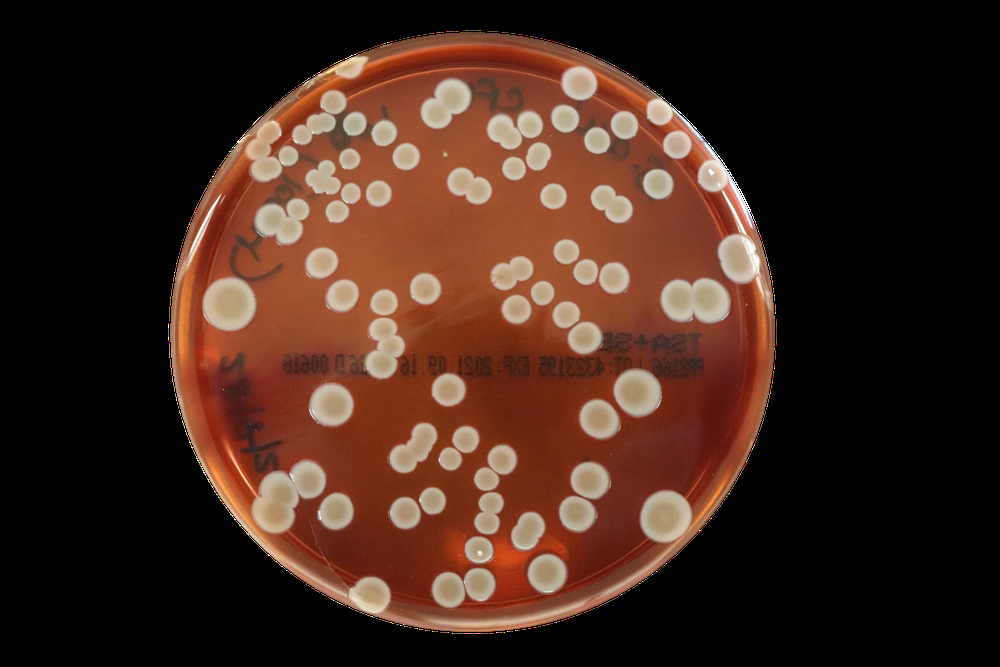
#> input picture sample1.png, 1000 x 667 px, shrunk from 2048 x 1365 before the run
$ python main.py sample1.png
#> lines starting #> are read from the running program, lines starting #| are printed output that depends on the picture; after the words box and inside, x2 and y2 are one past the last pixel; in counts of white or black regions, pixels touching at a corner belong together
import sys
import cv2
import numpy as np
from _datetime import datetime
from pprint import pprint as pp


def main(argv):
    filename = argv[0] if argv else 'sample1.png'

    # Create window
    window_name = 'MicroCV'
    cv2.namedWindow(window_name)

    default_min_dist = 10
    default_edge_threshold = 120
    default_centre_threshold = 20
    default_min_radius = 5
    default_max_radius = 40

    cv2.createTrackbar("min_dist", window_name, default_min_dist, 50, lambda x: x)
    cv2.createTrackbar("edge_threshold", window_name, default_edge_threshold, 150, lambda x: x)
    cv2.createTrackbar("centre_threshold", window_name, default_centre_threshold, 150, lambda x: x)
    cv2.createTrackbar("min_radius", window_name, default_min_radius, 40, lambda x: x)
    cv2.createTrackbar("max_radius", window_name, default_max_radius, 100, lambda x: x)

    while True:
        min_dist = cv2.getTrackbarPos("min_dist", window_name)
        edge_threshold = cv2.getTrackbarPos("edge_threshold", window_name)
        centre_threshold = cv2.getTrackbarPos("centre_threshold", window_name)
        min_radius = cv2.getTrackbarPos("min_radius", window_name)
        max_radius = cv2.getTrackbarPos("max_radius", window_name)

        src = generate_image(filename, min_dist, edge_threshold, centre_threshold, min_radius, max_radius)

        cv2.imshow(window_name, src)
        key = cv2.waitKey(1) & 0xFF

        # press 'q' to quit the window
        if key == ord('q'):
            break
        saved_image_path = "saved_images/"
        if key == ord('s'):
            cv2.imwrite("{0}image saved {1}.png".format(saved_image_path, datetime.now()), src)

    cv2.destroyAllWindows()
    return 0


def generate_image(filename, min_dist, edge_threshold, centre_threshold, min_radius, max_radius):
#> called with filename = 'sample1.png', min_dist = 10, edge_threshold = 120, centre_threshold = 20, min_radius = 5, max_radius = 40
    src = cv2.imread(cv2.samples.findFile(filename), cv2.IMREAD_COLOR)
#> src is the input picture: shape (667, 1000, 3); mean B, G, R 27.6, 38, 63.9
    gray = cv2.cvtColor(src, cv2.COLOR_BGR2GRAY)
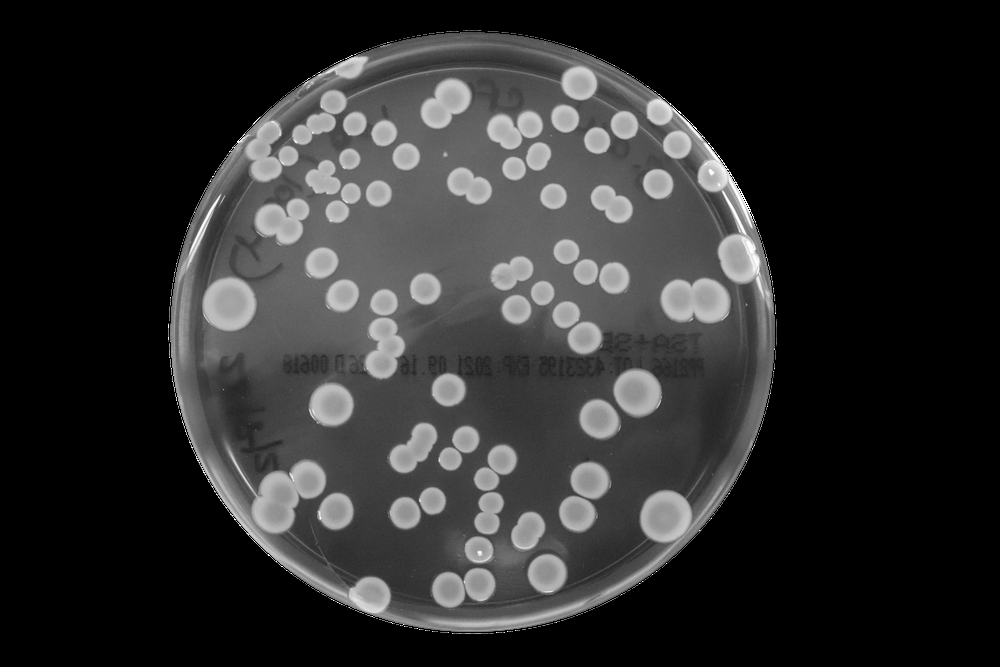
#> gray: shape (667, 1000); min 0, max 255, mean 44.6
    gray = cv2.medianBlur(gray, 5)  # TODO: make interactive
    circles = cv2.HoughCircles(gray, cv2.HOUGH_GRADIENT, 1, min_dist,
                              param1=edge_threshold, param2=centre_threshold,
                              minRadius=min_radius, maxRadius=max_radius)
#> circles = 84 rows, first 8: [228.5, 303.5, 27.4], [665.5, 515.5, 25.7], [637.5, 392.5, 24.1], [546.5, 573.5, 19], [405.5, 512.5, 15.8], [589.5, 480.5, 18.5], [501.5, 459.5, 14.5], [657.5, 183.5, 14.4]
    if circles is not None:
        circles = np.uint16(np.around(circles))
#> circles = 84 rows, first 8: [228, 304, 27], [666, 516, 26], [638, 392, 24], [546, 574, 19], [406, 512, 16], [590, 480, 18], [502, 460, 14], [658, 184, 14]
        for i in circles[0, :]:
            center = (i[0], i[1])  # circle center
            cv2.circle(src, center, 1, (0, 100, 100), 3)
            radius = i[2]  # circle outline
            cv2.circle(src, center, radius, (255, 0, 255), 3)
#> this loop made 84 passes
#> (center, radius) on passes 1 to 12: ((228, 304), 27), ((666, 516), 26), ((638, 392), 24), ((546, 574), 19), ((406, 512), 16), ((590, 480), 18), ((502, 460), 14), ((658, 184), 14), ((624, 124), 14), ((332, 404), 22), ((576, 512), 18), ((466, 438), 13)
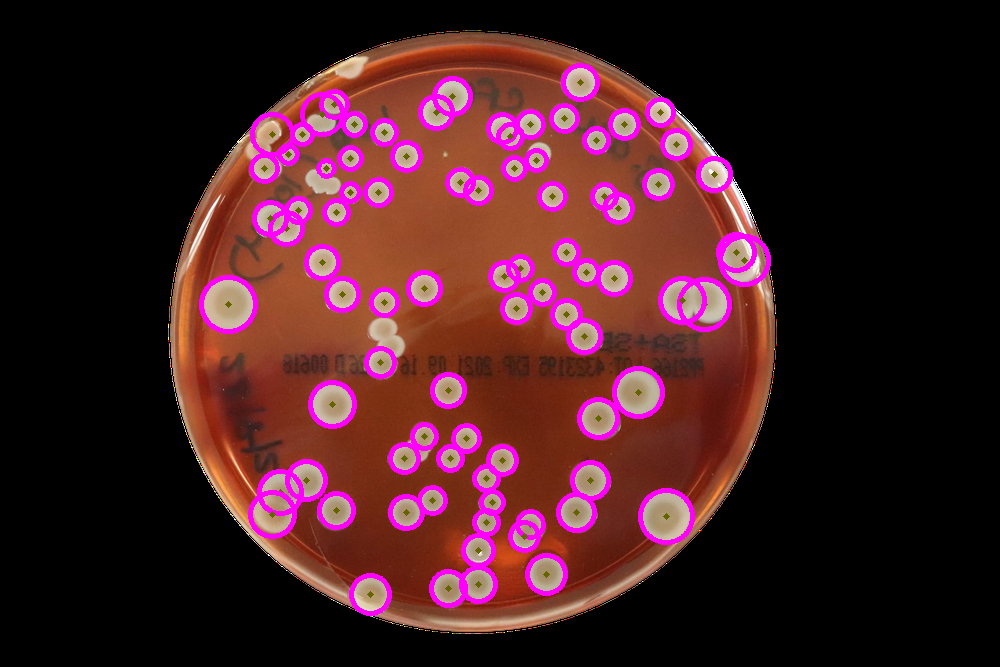
#> src: shape (667, 1000, 3); 5.96% of pixels changed, all inside (x1, y1, x2, y2) = (199, 63, 771, 616)

    text_loc = (100, 100)
    inverted_color = (int(255 - src[text_loc][0]), int(255 - src[text_loc][1]), int(255 - src[text_loc][2]))
#> inverted_color = (255, 255, 255)
    cv2.putText(src, "{} circles".format(circles.shape[1]), text_loc, cv2.FONT_HERSHEY_SIMPLEX, 1.5, inverted_color)
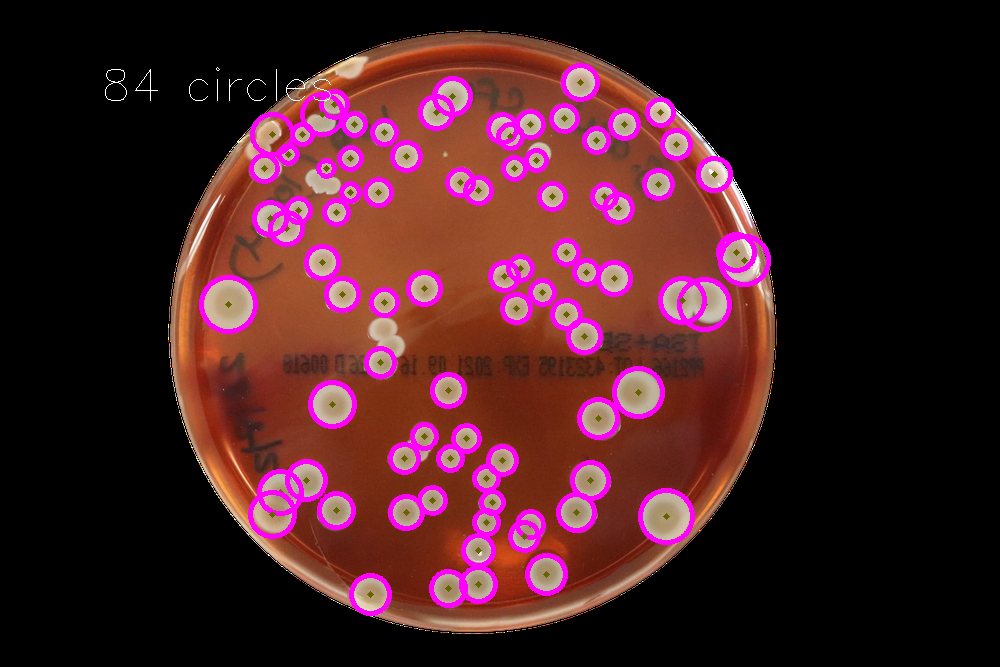
#> src: shape (667, 1000, 3); 0.07% of pixels changed, all inside (x1, y1, x2, y2) = (105, 67, 331, 101)

    return src


if __name__ == "__main__":
    main(sys.argv[1:])
#> (key q is pressed here)

$ run again, with sample2.png copied over sample1.png
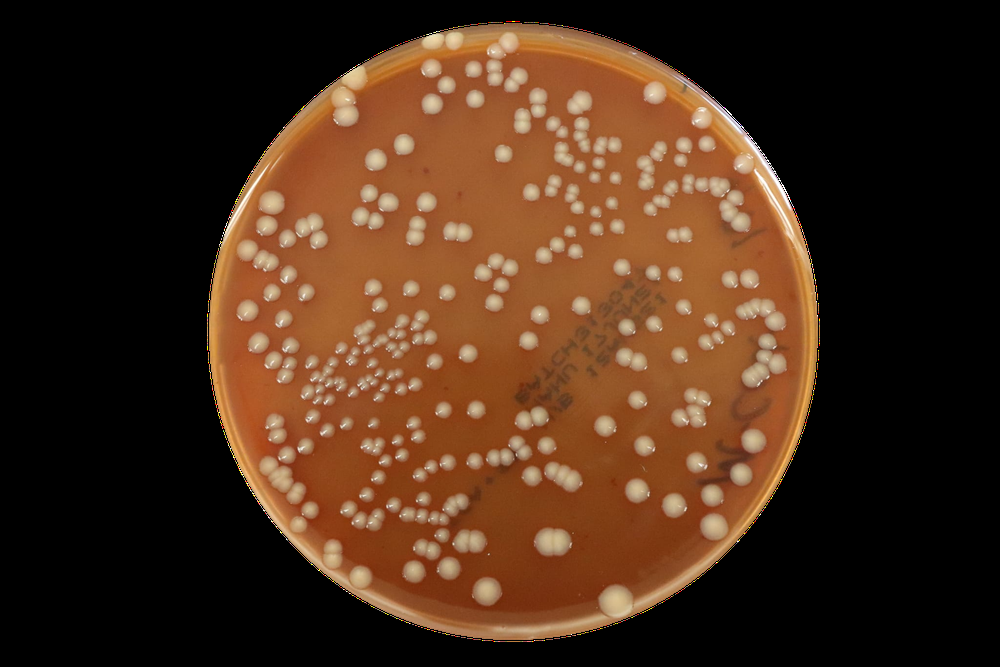
#> input picture sample2.png, 1000 x 667 px, shrunk from 2048 x 1365 before the run
#> in generate_image, src is the input picture: shape (667, 1000, 3); mean B, G, R 25.6, 44.1, 71.1
#> in generate_image, `circles = cv2.HoughCircles(gray, cv2.HOUGH_GRADIENT, 1, min_dist, para..`: circles = 183 rows, first 8: [486.5, 590.5, 14.3], [604.5, 425.5, 10.3], [753.5, 440.5, 11.8], [749.5, 201.5, 31.5], [524.5, 420.5, 9.6], [617.5, 599.5, 17.2], [443.5, 409.5, 7.4], [683.5, 306.5, 7.4]
#> in generate_image, `circles = np.uint16(np.around(circles))`: circles = 183 rows, first 8: [486, 590, 14], [604, 426, 10], [754, 440, 12], [750, 202, 32], [524, 420, 10], [618, 600, 17], [444, 410, 7], [684, 306, 7]
#> the loop in generate_image, `for i in circles[0, :]:` made 183 passes
#> after the loop in generate_image, `for i in circles[0, :]:`:
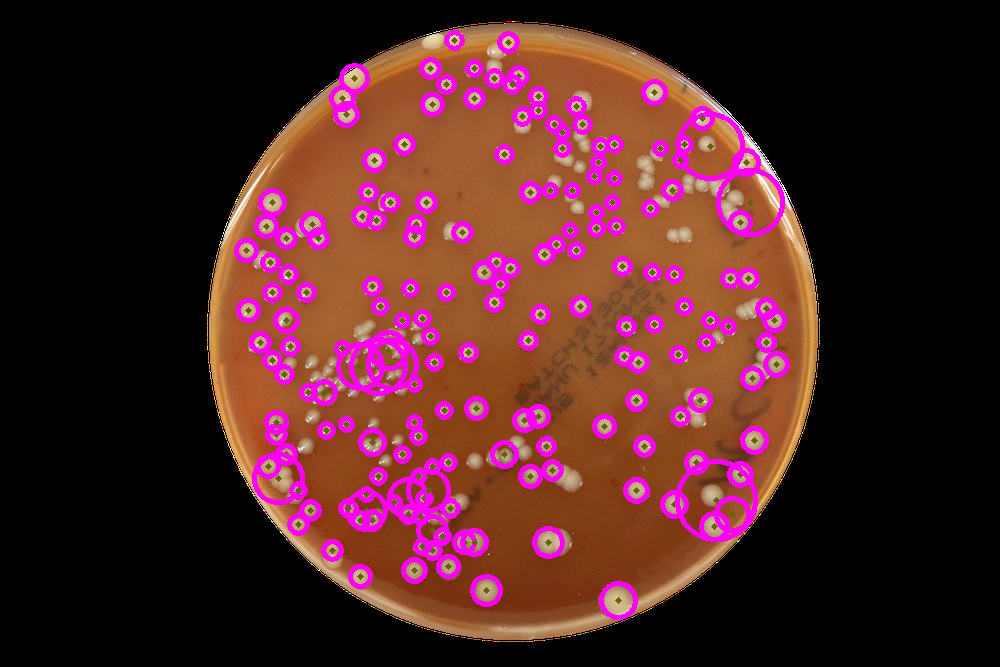
#> src: shape (667, 1000, 3); 8.06% of pixels changed, all inside (x1, y1, x2, y2) = (234, 30, 790, 620)
#> inverted_color = (255, 255, 255)
#> in generate_image, `cv2.putText(src, "{} circles".format(circles.shape[1]), text_loc, cv2...`:
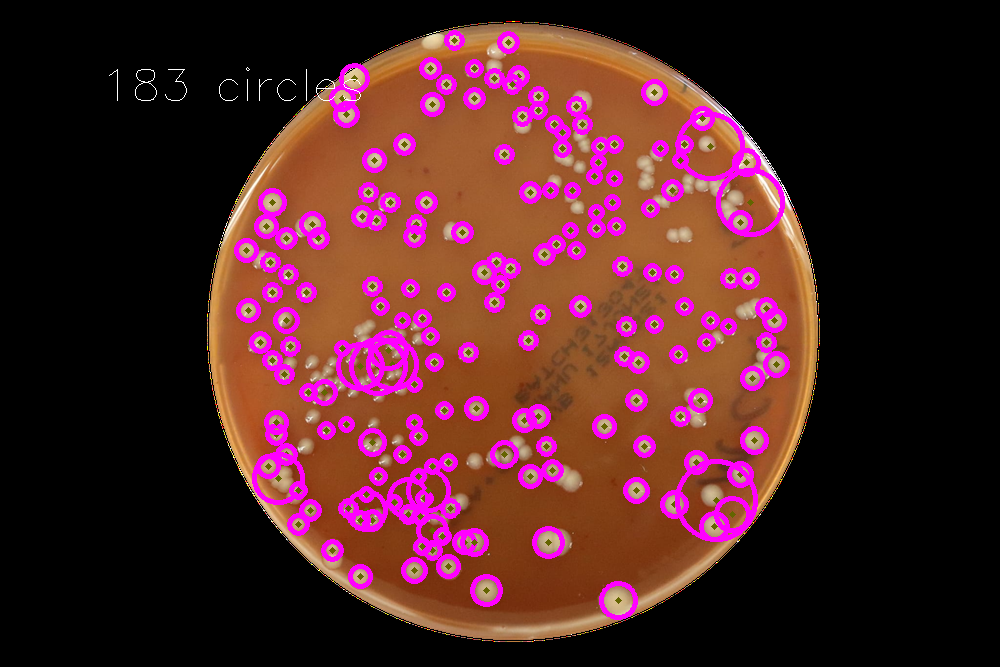
#> src: shape (667, 1000, 3); 0.08% of pixels changed, all inside (x1, y1, x2, y2) = (109, 67, 361, 101)

$ run again, with example1.jpg saved as sample1.png
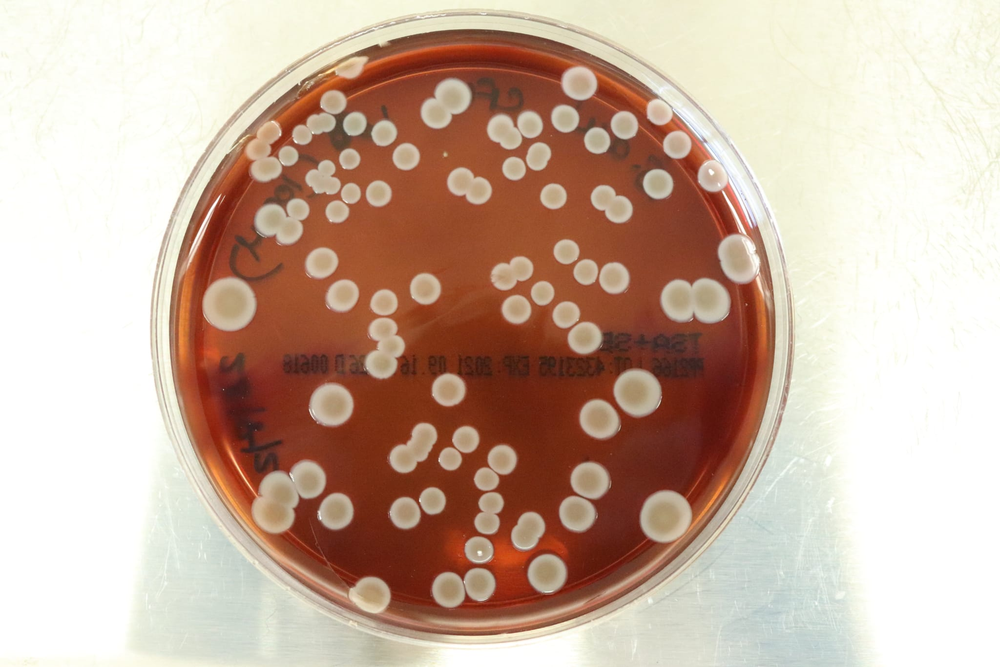
#> input picture example1.jpg, 1000 x 667 px, shrunk from 2048 x 1365 before the run
#> in generate_image, src is the input picture: shape (667, 1000, 3); mean B, G, R 159.9, 176.1, 201.8
#> in generate_image, `circles = cv2.HoughCircles(gray, cv2.HOUGH_GRADIENT, 1, min_dist, para..`: circles = 96 rows, first 8: [330.5, 404.5, 21.6], [229.5, 303.5, 26.4], [546.5, 572.5, 19.1], [637.5, 392.5, 24.1], [665.5, 516.5, 25.7], [589.5, 480.5, 18.5], [501.5, 459.5, 14.5], [405.5, 512.5, 15.8]
#> in generate_image, `circles = np.uint16(np.around(circles))`: circles = 96 rows, first 8: [330, 404, 22], [230, 304, 26], [546, 572, 19], [638, 392, 24], [666, 516, 26], [590, 480, 18], [502, 460, 14], [406, 512, 16]
#> the loop in generate_image, `for i in circles[0, :]:` made 96 passes
#> after the loop in generate_image, `for i in circles[0, :]:`:
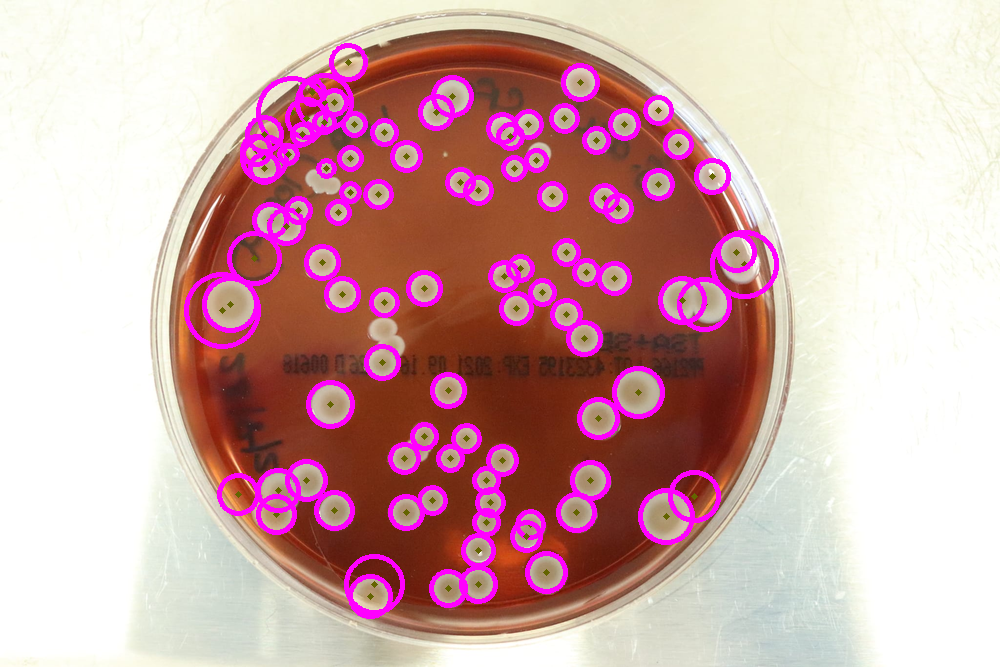
#> src: shape (667, 1000, 3); 6.94% of pixels changed, all inside (x1, y1, x2, y2) = (184, 43, 779, 619)
#> inverted_color = (5, 0, 1)
#> in generate_image, `cv2.putText(src, "{} circles".format(circles.shape[1]), text_loc, cv2...`:
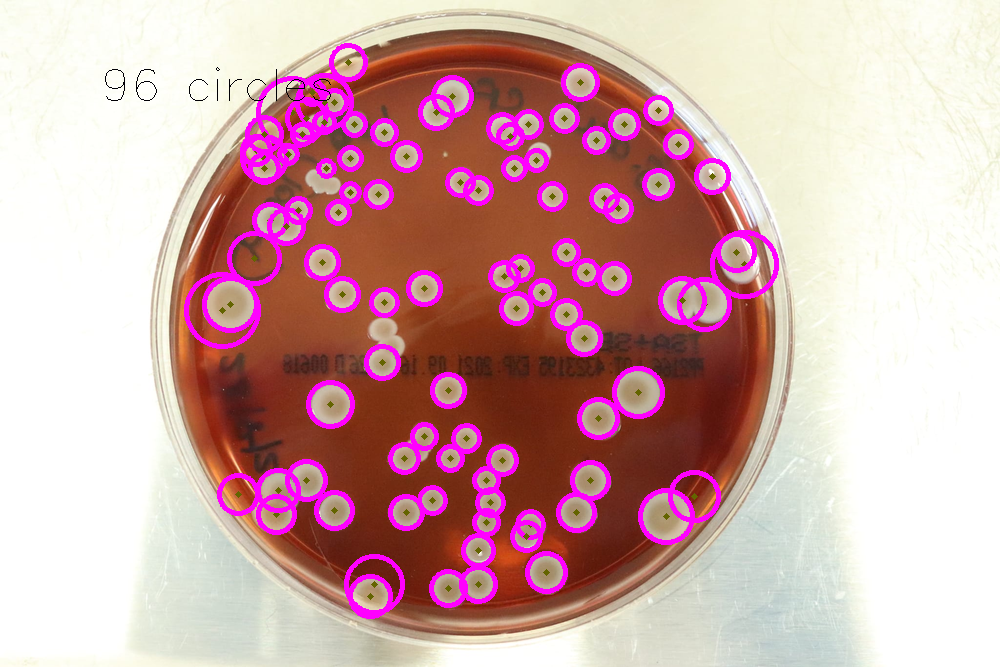
#> src: shape (667, 1000, 3); 0.07% of pixels changed, all inside (x1, y1, x2, y2) = (105, 67, 331, 101)
